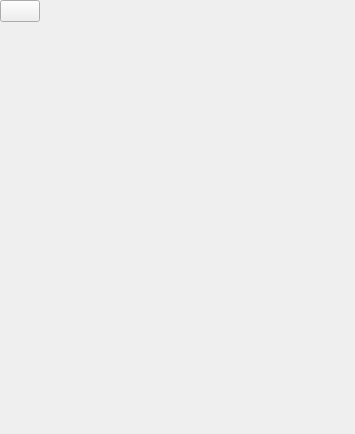
<?xml version="1.0" encoding="UTF-8"?>
<ui version="4.0">
 <class>PairingWidget</class>
 <widget class="QWidget" name="PairingWidget">
  <property name="geometry">
   <rect>
    <x>0</x>
    <y>0</y>
    <width>355</width>
    <height>434</height>
   </rect>
  </property>
  <property name="windowTitle">
   <string>Form</string>
  </property>
  <layout class="QGridLayout" name="gridLayout">
   <property name="leftMargin">
    <number>0</number>
   </property>
   <property name="topMargin">
    <number>0</number>
   </property>
   <property name="rightMargin">
    <number>0</number>
   </property>
   <property name="bottomMargin">
    <number>0</number>
   </property>
   <property name="spacing">
    <number>0</number>
   </property>
   <item row="0" column="0">
    <widget class="QStackedWidget" name="stackedWidget">
     <property name="lineWidth">
      <number>0</number>
     </property>
     <property name="currentIndex">
      <number>1</number>
     </property>
     <widget class="QWidget" name="pagePairingMethod">
      <layout class="QVBoxLayout" name="verticalLayout">
       <item>
        <spacer name="verticalSpacer_2">
         <property name="orientation">
          <enum>Qt::Vertical</enum>
         </property>
         <property name="sizeHint" stdset="0">
          <size>
           <width>20</width>
           <height>108</height>
          </size>
         </property>
        </spacer>
       </item>
       <item>
        <widget class="QLabel" name="label">
         <property name="text">
          <string>Please select pairing method:</string>
         </property>
        </widget>
       </item>
       <item>
        <widget class="QPushButton" name="pushButtonPairLAN">
         <property name="text">
          <string>LAN</string>
         </property>
         <property name="icon">
          <iconset resource="../resources/icons.qrc">
           <normaloff>:/icons/lan.svg</normaloff>:/icons/lan.svg</iconset>
         </property>
        </widget>
       </item>
       <item>
        <widget class="QPushButton" name="pushButtonPairZOO">
         <property name="text">
          <string>ZOO</string>
         </property>
         <property name="icon">
          <iconset resource="../resources/icons.qrc">
           <normaloff>:/icons/zoo.svg</normaloff>:/icons/zoo.svg</iconset>
         </property>
        </widget>
       </item>
       <item>
        <widget class="QPushButton" name="pushButtonPairBluetooth">
         <property name="text">
          <string>Bluetooth</string>
         </property>
         <property name="icon">
          <iconset resource="../resources/icons.qrc">
           <normaloff>:/icons/bluetooth.svg</normaloff>:/icons/bluetooth.svg</iconset>
         </property>
        </widget>
       </item>
       <item>
        <widget class="QPushButton" name="pushButtonPairNFC">
         <property name="text">
          <string>NFC</string>
         </property>
         <property name="icon">
          <iconset resource="../resources/icons.qrc">
           <normaloff>:/icons/nfc.svg</normaloff>:/icons/nfc.svg</iconset>
         </property>
        </widget>
       </item>
       <item>
        <widget class="QPushButton" name="pushButtonPairCamera">
         <property name="text">
          <string>Camera</string>
         </property>
         <property name="icon">
          <iconset resource="../resources/icons.qrc">
           <normaloff>:/icons/snap.svg</normaloff>:/icons/snap.svg</iconset>
         </property>
        </widget>
       </item>
       <item>
        <widget class="QCheckBox" name="checkBoxSecurity">
         <property name="text">
          <string>Enable security</string>
         </property>
         <property name="checked">
          <bool>true</bool>
         </property>
        </widget>
       </item>
       <item>
        <widget class="QLabel" name="labelSecurityWarning">
         <property name="text">
          <string/>
         </property>
         <property name="pixmap">
          <pixmap resource="../resources/icons.qrc">:/icons/security_warning.svg</pixmap>
         </property>
        </widget>
       </item>
       <item>
        <spacer name="verticalSpacer">
         <property name="orientation">
          <enum>Qt::Vertical</enum>
         </property>
         <property name="sizeHint" stdset="0">
          <size>
           <width>20</width>
           <height>40</height>
          </size>
         </property>
        </spacer>
       </item>
      </layout>
     </widget>
     <widget class="QWidget" name="pageCamera">
      <layout class="QVBoxLayout" name="verticalLayout_3">
       <property name="spacing">
        <number>0</number>
       </property>
       <property name="leftMargin">
        <number>0</number>
       </property>
       <property name="topMargin">
        <number>0</number>
       </property>
       <property name="rightMargin">
        <number>0</number>
       </property>
       <property name="bottomMargin">
        <number>0</number>
       </property>
       <item>
        <layout class="QHBoxLayout" name="horizontalLayout_2">
         <item>
          <widget class="QPushButton" name="pushButtonBack_2">
           <property name="text">
            <string/>
           </property>
           <property name="icon">
            <iconset resource="../resources/icons.qrc">
             <normaloff>:/icons/arrow_left.svg</normaloff>:/icons/arrow_left.svg</iconset>
           </property>
          </widget>
         </item>
         <item>
          <spacer name="horizontalSpacer_2">
           <property name="orientation">
            <enum>Qt::Horizontal</enum>
           </property>
           <property name="sizeHint" stdset="0">
            <size>
             <width>40</width>
             <height>20</height>
            </size>
           </property>
          </spacer>
         </item>
        </layout>
       </item>
       <item>
        <widget class="CameraPairingWidget" name="widgetCameraPairing" native="true">
         <property name="sizePolicy">
          <sizepolicy hsizetype="Minimum" vsizetype="Expanding">
           <horstretch>0</horstretch>
           <verstretch>0</verstretch>
          </sizepolicy>
         </property>
        </widget>
       </item>
      </layout>
     </widget>
     <widget class="QWidget" name="pageScan">
      <layout class="QVBoxLayout" name="verticalLayout_2">
       <item>
        <layout class="QHBoxLayout" name="horizontalLayout">
         <item>
          <widget class="QPushButton" name="pushButtonBack">
           <property name="text">
            <string/>
           </property>
           <property name="icon">
            <iconset resource="../resources/icons.qrc">
             <normaloff>:/icons/arrow_left.svg</normaloff>:/icons/arrow_left.svg</iconset>
           </property>
          </widget>
         </item>
         <item>
          <spacer name="horizontalSpacer">
           <property name="orientation">
            <enum>Qt::Horizontal</enum>
           </property>
           <property name="sizeHint" stdset="0">
            <size>
             <width>40</width>
             <height>20</height>
            </size>
           </property>
          </spacer>
         </item>
        </layout>
       </item>
       <item>
        <widget class="QLabel" name="label_2">
         <property name="text">
          <string>New peers found:</string>
         </property>
        </widget>
       </item>
       <item>
        <widget class="QListWidget" name="listWidgetScanned">
         <item>
          <property name="text">
           <string>Golem</string>
          </property>
          <property name="icon">
           <iconset resource="../resources/icons.qrc">
            <normaloff>:/icons/agent.svg</normaloff>:/icons/agent.svg</iconset>
          </property>
         </item>
        </widget>
       </item>
       <item>
        <widget class="QLabel" name="label_4">
         <property name="text">
          <string>Old peers already paired:</string>
         </property>
        </widget>
       </item>
       <item>
        <widget class="QListWidget" name="listWidgetPaired">
         <item>
          <property name="text">
           <string>Golem</string>
          </property>
          <property name="icon">
           <iconset resource="../resources/icons.qrc">
            <normaloff>:/icons/agent.svg</normaloff>:/icons/agent.svg</iconset>
          </property>
         </item>
        </widget>
       </item>
       <item>
        <widget class="QPushButton" name="pushButton">
         <property name="text">
          <string>Hide blocked</string>
         </property>
        </widget>
       </item>
      </layout>
     </widget>
     <widget class="QWidget" name="pageUnderConstruction">
      <layout class="QVBoxLayout" name="verticalLayout_4">
       <item>
        <layout class="QHBoxLayout" name="horizontalLayout_3">
         <item>
          <widget class="QPushButton" name="pushButtonBack_3">
           <property name="text">
            <string/>
           </property>
           <property name="icon">
            <iconset resource="../resources/icons.qrc">
             <normaloff>:/icons/arrow_left.svg</normaloff>:/icons/arrow_left.svg</iconset>
           </property>
          </widget>
         </item>
         <item>
          <spacer name="horizontalSpacer_3">
           <property name="orientation">
            <enum>Qt::Horizontal</enum>
           </property>
           <property name="sizeHint" stdset="0">
            <size>
             <width>40</width>
             <height>20</height>
            </size>
           </property>
          </spacer>
         </item>
        </layout>
       </item>
       <item>
        <spacer name="verticalSpacer_4">
         <property name="orientation">
          <enum>Qt::Vertical</enum>
         </property>
         <property name="sizeHint" stdset="0">
          <size>
           <width>20</width>
           <height>40</height>
          </size>
         </property>
        </spacer>
       </item>
       <item>
        <widget class="QLabel" name="labelUnderConstruction">
         <property name="text">
          <string>&lt;img src=&quot;:/icons/under_construction.svg&quot;&gt;Under Construction</string>
         </property>
         <property name="textFormat">
          <enum>Qt::RichText</enum>
         </property>
         <property name="alignment">
          <set>Qt::AlignCenter</set>
         </property>
        </widget>
       </item>
       <item>
        <spacer name="verticalSpacer_3">
         <property name="orientation">
          <enum>Qt::Vertical</enum>
         </property>
         <property name="sizeHint" stdset="0">
          <size>
           <width>20</width>
           <height>40</height>
          </size>
         </property>
        </spacer>
       </item>
      </layout>
     </widget>
     <widget class="QWidget" name="pagePair">
      <layout class="QVBoxLayout" name="verticalLayout_5">
       <item>
        <layout class="QHBoxLayout" name="horizontalLayout_4">
         <item>
          <widget class="QPushButton" name="pushButtonBack_4">
           <property name="text">
            <string/>
           </property>
           <property name="icon">
            <iconset resource="../resources/icons.qrc">
             <normaloff>:/icons/arrow_left.svg</normaloff>:/icons/arrow_left.svg</iconset>
           </property>
          </widget>
         </item>
         <item>
          <spacer name="horizontalSpacer_4">
           <property name="orientation">
            <enum>Qt::Horizontal</enum>
           </property>
           <property name="sizeHint" stdset="0">
            <size>
             <width>40</width>
             <height>20</height>
            </size>
           </property>
          </spacer>
         </item>
        </layout>
       </item>
       <item>
        <layout class="QHBoxLayout" name="horizontalLayout_5">
         <item>
          <widget class="IdenticonWidget" name="widgetIdenticon" native="true">
           <property name="sizePolicy">
            <sizepolicy hsizetype="Minimum" vsizetype="Expanding">
             <horstretch>0</horstretch>
             <verstretch>0</verstretch>
            </sizepolicy>
           </property>
           <property name="svgURL" stdset="0">
            <string>:/icons/identicon.svg</string>
           </property>
          </widget>
         </item>
         <item>
          <widget class="QPlainTextEdit" name="plainTextEditIdentity">
           <property name="sizePolicy">
            <sizepolicy hsizetype="Minimum" vsizetype="Expanding">
             <horstretch>0</horstretch>
             <verstretch>0</verstretch>
            </sizepolicy>
           </property>
           <property name="palette">
            <palette>
             <active>
              <colorrole role="WindowText">
               <brush brushstyle="SolidPattern">
                <color alpha="255">
                 <red>255</red>
                 <green>255</green>
                 <blue>255</blue>
                </color>
               </brush>
              </colorrole>
              <colorrole role="Button">
               <brush brushstyle="SolidPattern">
                <color alpha="0">
                 <red>0</red>
                 <green>0</green>
                 <blue>0</blue>
                </color>
               </brush>
              </colorrole>
              <colorrole role="Light">
               <brush brushstyle="SolidPattern">
                <color alpha="0">
                 <red>0</red>
                 <green>0</green>
                 <blue>0</blue>
                </color>
               </brush>
              </colorrole>
              <colorrole role="Midlight">
               <brush brushstyle="SolidPattern">
                <color alpha="0">
                 <red>0</red>
                 <green>0</green>
                 <blue>0</blue>
                </color>
               </brush>
              </colorrole>
              <colorrole role="Dark">
               <brush brushstyle="SolidPattern">
                <color alpha="0">
                 <red>0</red>
                 <green>0</green>
                 <blue>0</blue>
                </color>
               </brush>
              </colorrole>
              <colorrole role="Mid">
               <brush brushstyle="SolidPattern">
                <color alpha="0">
                 <red>0</red>
                 <green>0</green>
                 <blue>0</blue>
                </color>
               </brush>
              </colorrole>
              <colorrole role="Text">
               <brush brushstyle="SolidPattern">
                <color alpha="255">
                 <red>255</red>
                 <green>255</green>
                 <blue>255</blue>
                </color>
               </brush>
              </colorrole>
              <colorrole role="BrightText">
               <brush brushstyle="SolidPattern">
                <color alpha="255">
                 <red>255</red>
                 <green>255</green>
                 <blue>255</blue>
                </color>
               </brush>
              </colorrole>
              <colorrole role="ButtonText">
               <brush brushstyle="SolidPattern">
                <color alpha="255">
                 <red>255</red>
                 <green>255</green>
                 <blue>255</blue>
                </color>
               </brush>
              </colorrole>
              <colorrole role="Base">
               <brush brushstyle="SolidPattern">
                <color alpha="0">
                 <red>0</red>
                 <green>0</green>
                 <blue>0</blue>
                </color>
               </brush>
              </colorrole>
              <colorrole role="Window">
               <brush brushstyle="SolidPattern">
                <color alpha="0">
                 <red>0</red>
                 <green>0</green>
                 <blue>0</blue>
                </color>
               </brush>
              </colorrole>
              <colorrole role="Shadow">
               <brush brushstyle="SolidPattern">
                <color alpha="255">
                 <red>0</red>
                 <green>0</green>
                 <blue>0</blue>
                </color>
               </brush>
              </colorrole>
              <colorrole role="AlternateBase">
               <brush brushstyle="SolidPattern">
                <color alpha="127">
                 <red>0</red>
                 <green>0</green>
                 <blue>0</blue>
                </color>
               </brush>
              </colorrole>
              <colorrole role="ToolTipBase">
               <brush brushstyle="SolidPattern">
                <color alpha="255">
                 <red>255</red>
                 <green>255</green>
                 <blue>220</blue>
                </color>
               </brush>
              </colorrole>
              <colorrole role="ToolTipText">
               <brush brushstyle="SolidPattern">
                <color alpha="255">
                 <red>0</red>
                 <green>0</green>
                 <blue>0</blue>
                </color>
               </brush>
              </colorrole>
             </active>
             <inactive>
              <colorrole role="WindowText">
               <brush brushstyle="SolidPattern">
                <color alpha="255">
                 <red>255</red>
                 <green>255</green>
                 <blue>255</blue>
                </color>
               </brush>
              </colorrole>
              <colorrole role="Button">
               <brush brushstyle="SolidPattern">
                <color alpha="0">
                 <red>0</red>
                 <green>0</green>
                 <blue>0</blue>
                </color>
               </brush>
              </colorrole>
              <colorrole role="Light">
               <brush brushstyle="SolidPattern">
                <color alpha="0">
                 <red>0</red>
                 <green>0</green>
                 <blue>0</blue>
                </color>
               </brush>
              </colorrole>
              <colorrole role="Midlight">
               <brush brushstyle="SolidPattern">
                <color alpha="0">
                 <red>0</red>
                 <green>0</green>
                 <blue>0</blue>
                </color>
               </brush>
              </colorrole>
              <colorrole role="Dark">
               <brush brushstyle="SolidPattern">
                <color alpha="0">
                 <red>0</red>
                 <green>0</green>
                 <blue>0</blue>
                </color>
               </brush>
              </colorrole>
              <colorrole role="Mid">
               <brush brushstyle="SolidPattern">
                <color alpha="0">
                 <red>0</red>
                 <green>0</green>
                 <blue>0</blue>
                </color>
               </brush>
              </colorrole>
              <colorrole role="Text">
               <brush brushstyle="SolidPattern">
                <color alpha="255">
                 <red>255</red>
                 <green>255</green>
                 <blue>255</blue>
                </color>
               </brush>
              </colorrole>
              <colorrole role="BrightText">
               <brush brushstyle="SolidPattern">
                <color alpha="255">
                 <red>255</red>
                 <green>255</green>
                 <blue>255</blue>
                </color>
               </brush>
              </colorrole>
              <colorrole role="ButtonText">
               <brush brushstyle="SolidPattern">
                <color alpha="255">
                 <red>255</red>
                 <green>255</green>
                 <blue>255</blue>
                </color>
               </brush>
              </colorrole>
              <colorrole role="Base">
               <brush brushstyle="SolidPattern">
                <color alpha="0">
                 <red>0</red>
                 <green>0</green>
                 <blue>0</blue>
                </color>
               </brush>
              </colorrole>
              <colorrole role="Window">
               <brush brushstyle="SolidPattern">
                <color alpha="0">
                 <red>0</red>
                 <green>0</green>
                 <blue>0</blue>
                </color>
               </brush>
              </colorrole>
              <colorrole role="Shadow">
               <brush brushstyle="SolidPattern">
                <color alpha="255">
                 <red>0</red>
                 <green>0</green>
                 <blue>0</blue>
                </color>
               </brush>
              </colorrole>
              <colorrole role="AlternateBase">
               <brush brushstyle="SolidPattern">
                <color alpha="127">
                 <red>0</red>
                 <green>0</green>
                 <blue>0</blue>
                </color>
               </brush>
              </colorrole>
              <colorrole role="ToolTipBase">
               <brush brushstyle="SolidPattern">
                <color alpha="255">
                 <red>255</red>
                 <green>255</green>
                 <blue>220</blue>
                </color>
               </brush>
              </colorrole>
              <colorrole role="ToolTipText">
               <brush brushstyle="SolidPattern">
                <color alpha="255">
                 <red>0</red>
                 <green>0</green>
                 <blue>0</blue>
                </color>
               </brush>
              </colorrole>
             </inactive>
             <disabled>
              <colorrole role="WindowText">
               <brush brushstyle="SolidPattern">
                <color alpha="0">
                 <red>0</red>
                 <green>0</green>
                 <blue>0</blue>
                </color>
               </brush>
              </colorrole>
              <colorrole role="Button">
               <brush brushstyle="SolidPattern">
                <color alpha="0">
                 <red>0</red>
                 <green>0</green>
                 <blue>0</blue>
                </color>
               </brush>
              </colorrole>
              <colorrole role="Light">
               <brush brushstyle="SolidPattern">
                <color alpha="0">
                 <red>0</red>
                 <green>0</green>
                 <blue>0</blue>
                </color>
               </brush>
              </colorrole>
              <colorrole role="Midlight">
               <brush brushstyle="SolidPattern">
                <color alpha="0">
                 <red>0</red>
                 <green>0</green>
                 <blue>0</blue>
                </color>
               </brush>
              </colorrole>
              <colorrole role="Dark">
               <brush brushstyle="SolidPattern">
                <color alpha="0">
                 <red>0</red>
                 <green>0</green>
                 <blue>0</blue>
                </color>
               </brush>
              </colorrole>
              <colorrole role="Mid">
               <brush brushstyle="SolidPattern">
                <color alpha="0">
                 <red>0</red>
                 <green>0</green>
                 <blue>0</blue>
                </color>
               </brush>
              </colorrole>
              <colorrole role="Text">
               <brush brushstyle="SolidPattern">
                <color alpha="0">
                 <red>0</red>
                 <green>0</green>
                 <blue>0</blue>
                </color>
               </brush>
              </colorrole>
              <colorrole role="BrightText">
               <brush brushstyle="SolidPattern">
                <color alpha="255">
                 <red>255</red>
                 <green>255</green>
                 <blue>255</blue>
                </color>
               </brush>
              </colorrole>
              <colorrole role="ButtonText">
               <brush brushstyle="SolidPattern">
                <color alpha="0">
                 <red>0</red>
                 <green>0</green>
                 <blue>0</blue>
                </color>
               </brush>
              </colorrole>
              <colorrole role="Base">
               <brush brushstyle="SolidPattern">
                <color alpha="0">
                 <red>0</red>
                 <green>0</green>
                 <blue>0</blue>
                </color>
               </brush>
              </colorrole>
              <colorrole role="Window">
               <brush brushstyle="SolidPattern">
                <color alpha="0">
                 <red>0</red>
                 <green>0</green>
                 <blue>0</blue>
                </color>
               </brush>
              </colorrole>
              <colorrole role="Shadow">
               <brush brushstyle="SolidPattern">
                <color alpha="255">
                 <red>0</red>
                 <green>0</green>
                 <blue>0</blue>
                </color>
               </brush>
              </colorrole>
              <colorrole role="AlternateBase">
               <brush brushstyle="SolidPattern">
                <color alpha="0">
                 <red>0</red>
                 <green>0</green>
                 <blue>0</blue>
                </color>
               </brush>
              </colorrole>
              <colorrole role="ToolTipBase">
               <brush brushstyle="SolidPattern">
                <color alpha="255">
                 <red>255</red>
                 <green>255</green>
                 <blue>220</blue>
                </color>
               </brush>
              </colorrole>
              <colorrole role="ToolTipText">
               <brush brushstyle="SolidPattern">
                <color alpha="255">
                 <red>0</red>
                 <green>0</green>
                 <blue>0</blue>
                </color>
               </brush>
              </colorrole>
             </disabled>
            </palette>
           </property>
           <property name="frameShape">
            <enum>QFrame::NoFrame</enum>
           </property>
           <property name="frameShadow">
            <enum>QFrame::Plain</enum>
           </property>
           <property name="lineWidth">
            <number>0</number>
           </property>
           <property name="readOnly">
            <bool>true</bool>
           </property>
          </widget>
         </item>
        </layout>
       </item>
       <item>
        <widget class="QPushButton" name="pushButtonAcceptMaster">
         <property name="text">
          <string>Accept as Master</string>
         </property>
        </widget>
       </item>
       <item>
        <widget class="QPushButton" name="pushButtonAcceptPeer">
         <property name="text">
          <string>Accept as Peer</string>
         </property>
        </widget>
       </item>
       <item>
        <widget class="QPushButton" name="pushButtonBlock">
         <property name="text">
          <string>Block</string>
         </property>
        </widget>
       </item>
       <item>
        <spacer name="verticalSpacer_6">
         <property name="orientation">
          <enum>Qt::Vertical</enum>
         </property>
         <property name="sizeHint" stdset="0">
          <size>
           <width>20</width>
           <height>135</height>
          </size>
         </property>
        </spacer>
       </item>
      </layout>
     </widget>
    </widget>
   </item>
  </layout>
 </widget>
 <customwidgets>
  <customwidget>
   <class>IdenticonWidget</class>
   <extends>QWidget</extends>
   <header>widgets/IdenticonWidget.hpp</header>
   <container>1</container>
  </customwidget>
  <customwidget>
   <class>CameraPairingWidget</class>
   <extends>QWidget</extends>
   <header>widgets/CameraPairingWidget.hpp</header>
   <container>1</container>
  </customwidget>
 </customwidgets>
 <resources>
  <include location="../resources/icons.qrc"/>
 </resources>
 <connections/>
</ui>
